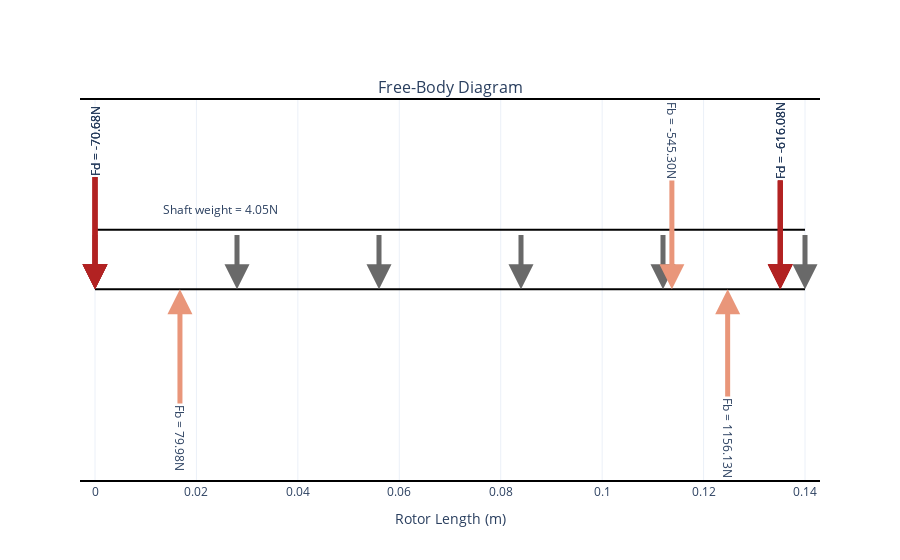

The notebook cell this image was saved under:
### Markdown cell above
#### 4.3.2 - Free Body Diagram

### Code cell
static_2.plot_free_body_diagram()

### Figure 1 — Plotly figure (JSON) as saved in the notebook; plotly's stock layout.template omitted (floating-point values rounded to 4 significant figures)
{"data": [{"hoverinfo": "none", "line": {"color": "black"}, "mode": "lines", "showlegend": false, "type": "scatter", "x": [0.0, 0.01675, 0.02725, 0.07025, 0.09225, 0.09625, 0.1003, 0.1083, 0.1138, 0.1193, 0.1248, 0.1303, 0.1351, 0.14], "xaxis": "x", "y": [0.0, 0.0, 0.0, 0.0, 0.0, 0.0, 0.0, 0.0, 0.0, 0.0, 0.0, 0.0, 0.0, 0.0], "yaxis": "y"}, {"hoverinfo": "none", "line": {"color": "black"}, "mode": "lines", "showlegend": false, "type": "scatter", "x": [0.0, 0.01675, 0.02725, 0.07025, 0.09225, 0.09625, 0.1003, 0.1083, 0.1138, 0.1193, 0.1248, 0.1303, 0.1351, 0.14], "xaxis": "x", "y": [5, 5, 5, 5, 5, 5, 5, 5, 5, 5, 5, 5, 5, 5], "yaxis": "y"}], "layout": {"annotations": [{"font": {"size": 16}, "showarrow": false, "text": "Free-Body Diagram", "x": 0.5, "xanchor": "center", "xref": "paper", "y": 1, "yanchor": "bottom", "yref": "paper"}, {"arrowcolor": "DimGray", "arrowhead": 2, "arrowsize": 1, "arrowwidth": 5, "ax": 0, "axref": "x", "ay": 5.4, "ayref": "y", "showarrow": true, "x": 0, "xref": "x", "y": 0, "yref": "y"}, {"arrowcolor": "DimGray", "arrowhead": 2, "arrowsize": 1, "arrowwidth": 5, "ax": 0.028, "axref": "x", "ay": 5.4, "ayref": "y", "showarrow": true, "x": 0.028, "xref": "x", "y": 0, "yref": "y"}, {"arrowcolor": "DimGray", "arrowhead": 2, "arrowsize": 1, "arrowwidth": 5, "ax": 0.056, "axref": "x", "ay": 5.4, "ayref": "y", "showarrow": true, "x": 0.056, "xref": "x", "y": 0, "yref": "y"}, {"arrowcolor": "DimGray", "arrowhead": 2, "arrowsize": 1, "arrowwidth": 5, "ax": 0.084, "axref": "x", "ay": 5.4, "ayref": "y", "showarrow": true, "x": 0.084, "xref": "x", "y": 0, "yref": "y"}, {"arrowcolor": "DimGray", "arrowhead": 2, "arrowsize": 1, "arrowwidth": 5, "ax": 0.112, "axref": "x", "ay": 5.4, "ayref": "y", "showarrow": true, "x": 0.112, "xref": "x", "y": 0, "yref": "y"}, {"arrowcolor": "DimGray", "arrowhead": 2, "arrowsize": 1, "arrowwidth": 5, "ax": 0.14, "axref": "x", "ay": 5.4, "ayref": "y", "showarrow": true, "x": 0.14, "xref": "x", "y": 0, "yref": "y"}, {"align": "right", "showarrow": false, "text": "Shaft weight = 4.05N", "x": 0, "xref": "x", "xshift": 125, "y": 5, "yref": "y", "yshift": 20}, {"arrowcolor": "DarkSalmon", "arrowhead": 2, "arrowsize": 1, "arrowwidth": 5, "ax": 0.01675, "axref": "x", "ay": -12.5, "ayref": "y", "showarrow": true, "text": "Fb = 79.98N", "textangle": 90, "x": 0.01675, "xref": "x", "y": 0, "yref": "y"}, {"arrowcolor": "FireBrick", "arrowhead": 2, "arrowsize": 1, "arrowwidth": 5, "ax": 0, "axref": "x", "ay": 12.5, "ayref": "y", "showarrow": true, "text": "Fd = -70.68N", "textangle": -90, "x": 0, "xref": "x", "y": 0, "yref": "y"}, {"arrowcolor": "FireBrick", "arrowhead": 2, "arrowsize": 1, "arrowwidth": 5, "ax": 0.1351, "axref": "x", "ay": 12.5, "ayref": "y", "showarrow": true, "text": "Fd = -616.08N", "textangle": -90, "x": 0.1351, "xref": "x", "y": 0, "yref": "y"}, {"arrowcolor": "DarkSalmon", "arrowhead": 2, "arrowsize": 1, "arrowwidth": 5, "ax": 0.1138, "axref": "x", "ay": 12.5, "ayref": "y", "showarrow": true, "text": "Fb = -545.30N", "textangle": 90, "x": 0.1138, "xref": "x", "y": 0, "yref": "y"}, {"arrowcolor": "FireBrick", "arrowhead": 2, "arrowsize": 1, "arrowwidth": 5, "ax": 0, "axref": "x", "ay": 12.5, "ayref": "y", "showarrow": true, "text": "Fd = -70.68N", "textangle": -90, "x": 0, "xref": "x", "y": 0, "yref": "y"}, {"arrowcolor": "FireBrick", "arrowhead": 2, "arrowsize": 1, "arrowwidth": 5, "ax": 0.1351, "axref": "x", "ay": 12.5, "ayref": "y", "showarrow": true, "text": "Fd = -616.08N", "textangle": -90, "x": 0.1351, "xref": "x", "y": 0, "yref": "y"}, {"arrowcolor": "DarkSalmon", "arrowhead": 2, "arrowsize": 1, "arrowwidth": 5, "ax": 0.1248, "axref": "x", "ay": -12.5, "ayref": "y", "showarrow": true, "text": "Fb = 1156.13N", "textangle": 90, "x": 0.1248, "xref": "x", "y": 0, "yref": "y"}, {"arrowcolor": "FireBrick", "arrowhead": 2, "arrowsize": 1, "arrowwidth": 5, "ax": 0, "axref": "x", "ay": 12.5, "ayref": "y", "showarrow": true, "text": "Fd = -70.68N", "textangle": -90, "x": 0, "xref": "x", "y": 0, "yref": "y"}, {"arrowcolor": "FireBrick", "arrowhead": 2, "arrowsize": 1, "arrowwidth": 5, "ax": 0.1351, "axref": "x", "ay": 12.5, "ayref": "y", "showarrow": true, "text": "Fd = -616.08N", "textangle": -90, "x": 0.1351, "xref": "x", "y": 0, "yref": "y"}], "xaxis": {"anchor": "y", "domain": [0, 1], "title": {"text": "Rotor Length (m)"}}, "yaxis": {"anchor": "x", "domain": [0, 1], "gridcolor": "lightgray", "showline": false, "visible": false}}}
